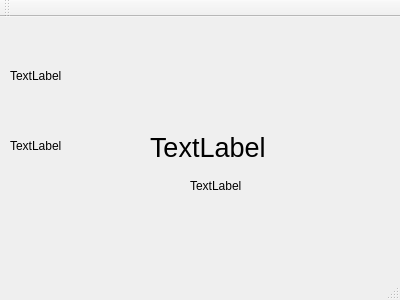
<?xml version="1.0" encoding="UTF-8"?>
<ui version="4.0">
 <class>CopyWindow</class>
 <widget class="QMainWindow" name="CopyWindow">
  <property name="geometry">
   <rect>
    <x>0</x>
    <y>0</y>
    <width>400</width>
    <height>300</height>
   </rect>
  </property>
  <property name="windowTitle">
   <string>CopyWindow</string>
  </property>
  <widget class="QWidget" name="centralWidget">
   <widget class="QLabel" name="label">
    <property name="geometry">
     <rect>
      <x>10</x>
      <y>50</y>
      <width>121</width>
      <height>17</height>
     </rect>
    </property>
    <property name="text">
     <string>TextLabel</string>
    </property>
   </widget>
   <widget class="QLabel" name="label_2">
    <property name="geometry">
     <rect>
      <x>10</x>
      <y>120</y>
      <width>131</width>
      <height>17</height>
     </rect>
    </property>
    <property name="text">
     <string>TextLabel</string>
    </property>
   </widget>
   <widget class="QLabel" name="label_3">
    <property name="geometry">
     <rect>
      <x>150</x>
      <y>100</y>
      <width>251</width>
      <height>61</height>
     </rect>
    </property>
    <property name="font">
     <font>
      <pointsize>20</pointsize>
     </font>
    </property>
    <property name="text">
     <string>TextLabel</string>
    </property>
   </widget>
   <widget class="QLabel" name="label_4">
    <property name="geometry">
     <rect>
      <x>190</x>
      <y>160</y>
      <width>111</width>
      <height>17</height>
     </rect>
    </property>
    <property name="text">
     <string>TextLabel</string>
    </property>
   </widget>
  </widget>
  <widget class="QMenuBar" name="menuBar">
   <property name="geometry">
    <rect>
     <x>0</x>
     <y>0</y>
     <width>400</width>
     <height>22</height>
    </rect>
   </property>
  </widget>
  <widget class="QToolBar" name="mainToolBar">
   <attribute name="toolBarArea">
    <enum>TopToolBarArea</enum>
   </attribute>
   <attribute name="toolBarBreak">
    <bool>false</bool>
   </attribute>
  </widget>
  <widget class="QStatusBar" name="statusBar"/>
 </widget>
 <layoutdefault spacing="6" margin="11"/>
 <resources/>
 <connections/>
</ui>
